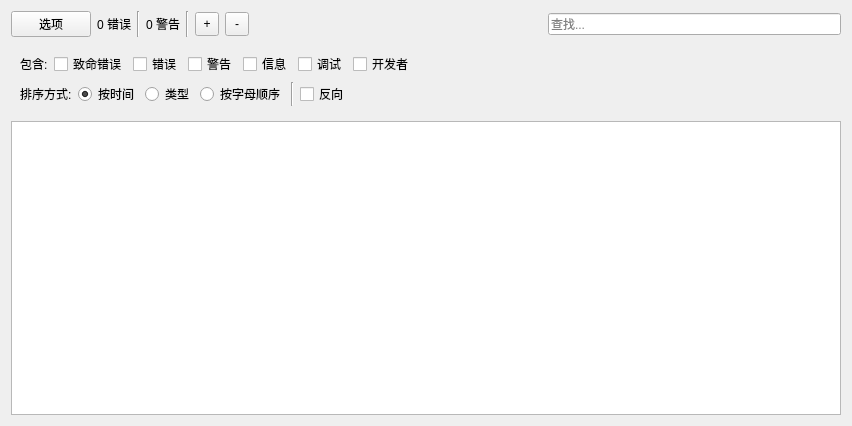
<?xml version="1.0" encoding="UTF-8"?>
<ui version="4.0">
 <class>WkfLogInteractiveWidget</class>
 <widget class="QWidget" name="WkfLogInteractiveWidget">
  <property name="geometry">
   <rect>
    <x>0</x>
    <y>0</y>
    <width>852</width>
    <height>426</height>
   </rect>
  </property>
  <layout class="QVBoxLayout" name="verticalLayout_2">
   <item>
    <layout class="QVBoxLayout" name="verticalLayout">
     <item>
      <layout class="QHBoxLayout" name="horizontalLayout">
       <item>
        <widget class="QPushButton" name="optionsButton">
         <property name="text">
          <string>选项</string>
         </property>
         <property name="checkable">
          <bool>true</bool>
         </property>
        </widget>
       </item>
       <item>
        <widget class="QLabel" name="errorCount">
         <property name="text">
          <string>0 错误</string>
         </property>
        </widget>
       </item>
       <item>
        <widget class="Line" name="line">
         <property name="orientation">
          <enum>Qt::Vertical</enum>
         </property>
        </widget>
       </item>
       <item>
        <widget class="QLabel" name="warningCount">
         <property name="text">
          <string>0 警告</string>
         </property>
        </widget>
       </item>
       <item>
        <widget class="Line" name="line_2">
         <property name="orientation">
          <enum>Qt::Vertical</enum>
         </property>
        </widget>
       </item>
       <item>
        <widget class="QToolButton" name="expandButton">
         <property name="minimumSize">
          <size>
           <width>24</width>
           <height>24</height>
          </size>
         </property>
         <property name="baseSize">
          <size>
           <width>24</width>
           <height>24</height>
          </size>
         </property>
         <property name="toolTip">
          <string>全部展开</string>
         </property>
         <property name="text">
          <string>+</string>
         </property>
        </widget>
       </item>
       <item>
        <widget class="QToolButton" name="collapseButton">
         <property name="minimumSize">
          <size>
           <width>24</width>
           <height>24</height>
          </size>
         </property>
         <property name="baseSize">
          <size>
           <width>24</width>
           <height>24</height>
          </size>
         </property>
         <property name="toolTip">
          <string>全部折叠</string>
         </property>
         <property name="text">
          <string>-</string>
         </property>
         <property name="arrowType">
          <enum>Qt::NoArrow</enum>
         </property>
        </widget>
       </item>
       <item>
        <spacer name="horizontalSpacer">
         <property name="orientation">
          <enum>Qt::Horizontal</enum>
         </property>
         <property name="sizeHint" stdset="0">
          <size>
           <width>40</width>
           <height>20</height>
          </size>
         </property>
        </spacer>
       </item>
       <item>
        <widget class="QLineEdit" name="searchBar">
         <property name="placeholderText">
          <string>查找...</string>
         </property>
        </widget>
       </item>
      </layout>
     </item>
     <item>
      <widget class="QWidget" name="optionsWidget" native="true">
       <layout class="QVBoxLayout" name="optionsLayout">
        <item>
         <layout class="QHBoxLayout" name="horizontalLayout_2">
          <item>
           <widget class="QLabel" name="filterLabel">
            <property name="text">
             <string>包含:</string>
            </property>
           </widget>
          </item>
          <item>
           <widget class="QCheckBox" name="fatalCheckBox">
            <property name="text">
             <string>致命错误</string>
            </property>
           </widget>
          </item>
          <item>
           <widget class="QCheckBox" name="errorCheckBox">
            <property name="text">
             <string>错误</string>
            </property>
           </widget>
          </item>
          <item>
           <widget class="QCheckBox" name="warningCheckBox">
            <property name="text">
             <string>警告</string>
            </property>
           </widget>
          </item>
          <item>
           <widget class="QCheckBox" name="infoCheckBox">
            <property name="text">
             <string>信息</string>
            </property>
           </widget>
          </item>
          <item>
           <widget class="QCheckBox" name="debugCheckBox">
            <property name="text">
             <string>调试</string>
            </property>
           </widget>
          </item>
          <item>
           <widget class="QCheckBox" name="developerCheckBox">
            <property name="text">
             <string>开发者</string>
            </property>
           </widget>
          </item>
          <item>
           <spacer name="horizontalSpacer_3">
            <property name="orientation">
             <enum>Qt::Horizontal</enum>
            </property>
            <property name="sizeHint" stdset="0">
             <size>
              <width>40</width>
              <height>20</height>
             </size>
            </property>
           </spacer>
          </item>
         </layout>
        </item>
        <item>
         <layout class="QHBoxLayout" name="horizontalLayout_3">
          <item>
           <widget class="QLabel" name="sortLabel">
            <property name="text">
             <string>排序方式:</string>
            </property>
           </widget>
          </item>
          <item>
           <widget class="QRadioButton" name="chronologicalButton">
            <property name="text">
             <string>按时间</string>
            </property>
            <property name="checked">
             <bool>true</bool>
            </property>
           </widget>
          </item>
          <item>
           <widget class="QRadioButton" name="typeButton">
            <property name="text">
             <string>类型</string>
            </property>
           </widget>
          </item>
          <item>
           <widget class="QRadioButton" name="alphabeticalButton">
            <property name="text">
             <string>按字母顺序</string>
            </property>
           </widget>
          </item>
          <item>
           <widget class="Line" name="line_3">
            <property name="orientation">
             <enum>Qt::Vertical</enum>
            </property>
           </widget>
          </item>
          <item>
           <widget class="QCheckBox" name="reverseCheckBox">
            <property name="text">
             <string>反向</string>
            </property>
           </widget>
          </item>
          <item>
           <spacer name="horizontalSpacer_2">
            <property name="orientation">
             <enum>Qt::Horizontal</enum>
            </property>
            <property name="sizeHint" stdset="0">
             <size>
              <width>40</width>
              <height>20</height>
             </size>
            </property>
           </spacer>
          </item>
         </layout>
        </item>
       </layout>
      </widget>
     </item>
    </layout>
   </item>
   <item>
    <widget class="wkf::log::TreeView" name="treeView">
     <property name="editTriggers">
      <set>QAbstractItemView::NoEditTriggers</set>
     </property>
     <property name="selectionMode">
      <enum>QAbstractItemView::ContiguousSelection</enum>
     </property>
     <attribute name="headerVisible">
      <bool>false</bool>
     </attribute>
    </widget>
   </item>
  </layout>
 </widget>
 <customwidgets>
  <customwidget>
   <class>wkf::log::TreeView</class>
   <extends>QTreeView</extends>
   <header>logging/WkfLogTreeView.hpp</header>
  </customwidget>
 </customwidgets>
 <resources/>
 <connections/>
</ui>
